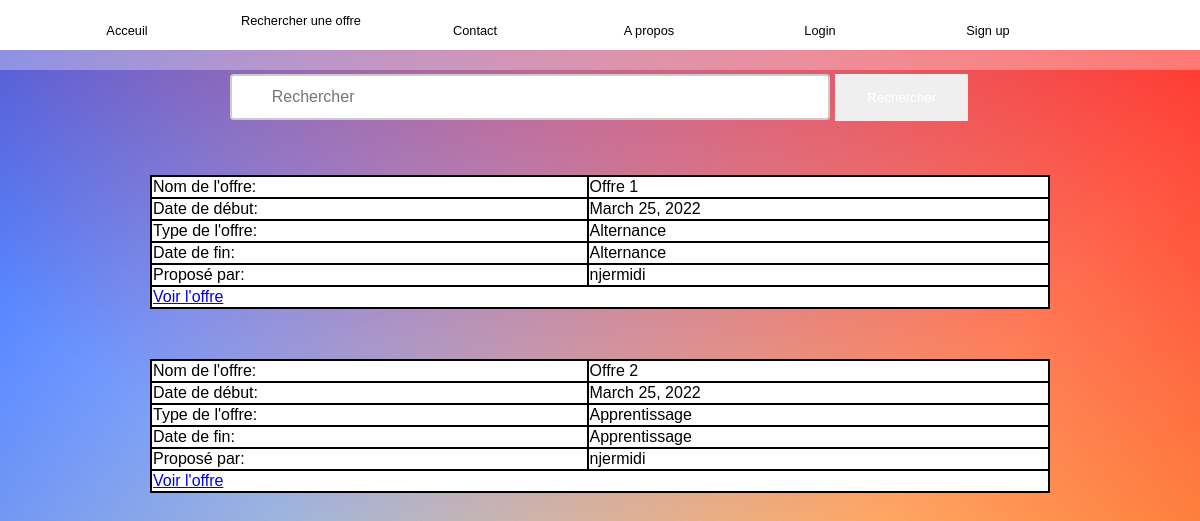
Page /offre/ on the committed database.
### registration/models.py (models this page shows, shortened)
class offreStage(models.Model):
    nom = models.CharField(max_length=100)
    description = models.TextField(null=True)
    datedebut = models.DateField(blank=True, null=True)
    datefin = models.DateField(blank=True, null=True)
    typeoffre = models.CharField(max_length=150, null=True)
    domaine = models.CharField(max_length=100, blank=True)
    auteur = models.ForeignKey(User, on_delete=models.CASCADE, related_name="offrestage", null=True)
    is_archived = models.BooleanField(default=False)

### main/views.py (the view)
# urls.py: path('offre/', views.offre, name="offre"),
def offre(request):
    search_offre = request.GET.get('search')
    if search_offre:
        all_offre = offreStage.objects.filter(Q(typeoffre__icontains=search_offre) | Q(nom__icontains=search_offre))
    else:
        all_offre= offreStage.objects.all()
    return render(request, "main/offre.html", {'offre':all_offre})

### main/templates/main/offre.html (shortened to what this page needs)
{% extends 'main/base.html' %}
{% block content %}
    <div id="search-field">
        <form action="{% url 'offre' %} ">
            <input class="s_offre" type="search" placeholder="Rechercher" name="search">
            <button class="btn" type="submit"> Rechercher</button>
        </form>
    </div>
    {% for offres in offre %}
        {% if not offres.is_archived %}
        <div id"container-offre">
            <table id="offre">
                <tr>
                    <td>Nom de l'offre:</td>
                    <td>{{ offres.nom }}</td>
                </tr>
                <tr>
                    <td>Date de début:</td>
                    <td>{{ offres.datedebut }}</td>
                </tr>
                <tr>
                    <td>Type de l'offre:</td>
                    <td>{{ offres.typeoffre }}</td>
                </tr>
                <tr>
                    <td>Date de fin:</td>
                    <td>{{ offres.typeoffre }}</td>
                </tr>
                <tr>
                    <td>Proposé par:</td>
                    <td>{{ offres.auteur }}</td>
                </tr>
                <tr>
                    <td colspan="2"><a href="{% url 'detailOffre' offres.id %}">Voir l'offre</a></td>
                </tr>
            </table>
        </div>
        {% endif %}
    {% endfor %}
{% endblock %}

### static/css/main.css (style rules this page uses)
html { width: 100%; height: 100%; }
body { width: 100%; height: 100%; margin: 10px 0 ; padding: 0 ; text-align:left; font: 0.8em "Trebuchet MS", helvetica, sans-serif ; background: linear-gradient(217deg, rgba(255,0,0,.8), rgba(255,0,0,0) 70.71%), linear-gradient(127deg, rgba(0, 72, 255, 0.8), rgba(0,255,0,0) 70.71%), linear-gradient(336deg, rgba(255, 213, 0, 0.8), rgba(0,0,255,0) 70.71%); }
#offre { border: 2px solid purple; width: 75%; background-color: white; border-collapse: collapse; margin-left: auto; margin-right: auto; margin-top: 50px; }
td, tr { border: 2px solid black; }
#search-field { text-align: center; }
.s_offre { width: 50%; box-sizing: border-box; border: 2px solid #ccc; border-radius: 4px; font-size: 16px; background-color: white; padding: 12px 20px 12px 40px; }
.btn { border: none; color: white; padding: 16px 32px; text-decoration: none; margin: 4px 2px; }

### rows in the picture
offreStage: nom "Offre 1", datedebut "March 25, 2022", typeoffre "Alternance", auteur "njermidi"
offreStage: nom "Offre 2", datedebut "March 25, 2022", typeoffre "Apprentissage", auteur "njermidi"
